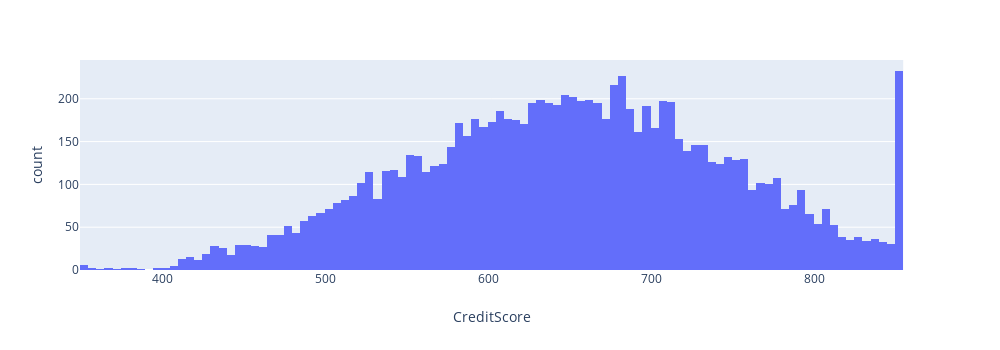
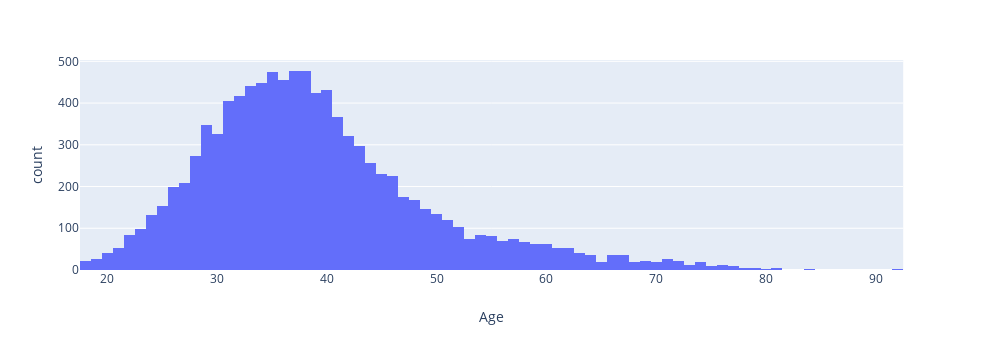
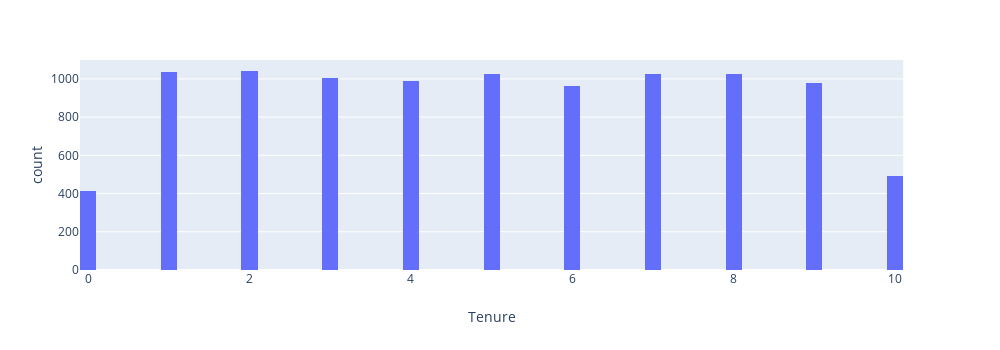
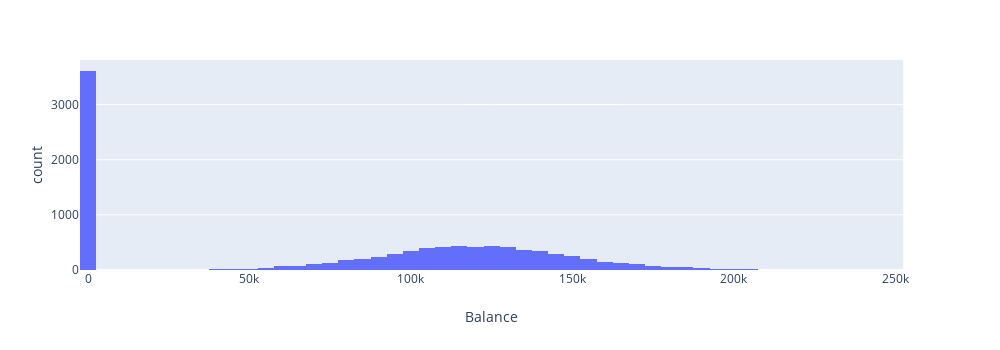

Source (notebook cell) for these figures, in order:
### Code cell
for col in nums:
    fig = px.histogram(df,x=col,width=1000,height=350)
    fig.show()

### Figure 1 — Plotly figure (JSON) as saved in the notebook; plotly's stock layout.template omitted (floating-point values rounded to 4 significant figures; data arrays with more than 128 entries replaced by an {"elided": "..."} marker saying what was removed)
{"data": [{"alignmentgroup": "True", "bingroup": "x", "hoverlabel": {"namelength": 0}, "hovertemplate": "CreditScore=%{x}<br>count=%{y}", "legendgroup": "", "marker": {"color": "#636efa"}, "name": "", "offsetgroup": "", "orientation": "v", "showlegend": false, "type": "histogram", "x": {"elided": "10000 int values"}, "xaxis": "x", "yaxis": "y"}], "layout": {"barmode": "relative", "height": 350, "legend": {"tracegroupgap": 0}, "margin": {"t": 60}, "width": 1000, "xaxis": {"anchor": "y", "domain": [0, 0.98], "title": {"text": "CreditScore"}}, "yaxis": {"anchor": "x", "domain": [0, 1], "title": {"text": "count"}}}}

### Figure 2 — Plotly figure (JSON) as saved in the notebook; plotly's stock layout.template omitted (floating-point values rounded to 4 significant figures; data arrays with more than 128 entries replaced by an {"elided": "..."} marker saying what was removed)
{"data": [{"alignmentgroup": "True", "bingroup": "x", "hoverlabel": {"namelength": 0}, "hovertemplate": "Age=%{x}<br>count=%{y}", "legendgroup": "", "marker": {"color": "#636efa"}, "name": "", "offsetgroup": "", "orientation": "v", "showlegend": false, "type": "histogram", "x": {"elided": "10000 int values"}, "xaxis": "x", "yaxis": "y"}], "layout": {"barmode": "relative", "height": 350, "legend": {"tracegroupgap": 0}, "margin": {"t": 60}, "width": 1000, "xaxis": {"anchor": "y", "domain": [0, 0.98], "title": {"text": "Age"}}, "yaxis": {"anchor": "x", "domain": [0, 1], "title": {"text": "count"}}}}

### Figure 3 — Plotly figure (JSON) as saved in the notebook; plotly's stock layout.template omitted (floating-point values rounded to 4 significant figures; data arrays with more than 128 entries replaced by an {"elided": "..."} marker saying what was removed)
{"data": [{"alignmentgroup": "True", "bingroup": "x", "hoverlabel": {"namelength": 0}, "hovertemplate": "Tenure=%{x}<br>count=%{y}", "legendgroup": "", "marker": {"color": "#636efa"}, "name": "", "offsetgroup": "", "orientation": "v", "showlegend": false, "type": "histogram", "x": {"elided": "10000 float values"}, "xaxis": "x", "yaxis": "y"}], "layout": {"barmode": "relative", "height": 350, "legend": {"tracegroupgap": 0}, "margin": {"t": 60}, "width": 1000, "xaxis": {"anchor": "y", "domain": [0, 0.98], "title": {"text": "Tenure"}}, "yaxis": {"anchor": "x", "domain": [0, 1], "title": {"text": "count"}}}}

### Figure 4 — Plotly figure (JSON) as saved in the notebook; plotly's stock layout.template omitted (floating-point values rounded to 4 significant figures; data arrays with more than 128 entries replaced by an {"elided": "..."} marker saying what was removed)
{"data": [{"alignmentgroup": "True", "bingroup": "x", "hoverlabel": {"namelength": 0}, "hovertemplate": "Balance=%{x}<br>count=%{y}", "legendgroup": "", "marker": {"color": "#636efa"}, "name": "", "offsetgroup": "", "orientation": "v", "showlegend": false, "type": "histogram", "x": {"elided": "10000 float values"}, "xaxis": "x", "yaxis": "y"}], "layout": {"barmode": "relative", "height": 350, "legend": {"tracegroupgap": 0}, "margin": {"t": 60}, "width": 1000, "xaxis": {"anchor": "y", "domain": [0, 0.98], "title": {"text": "Balance"}}, "yaxis": {"anchor": "x", "domain": [0, 1], "title": {"text": "count"}}}}
